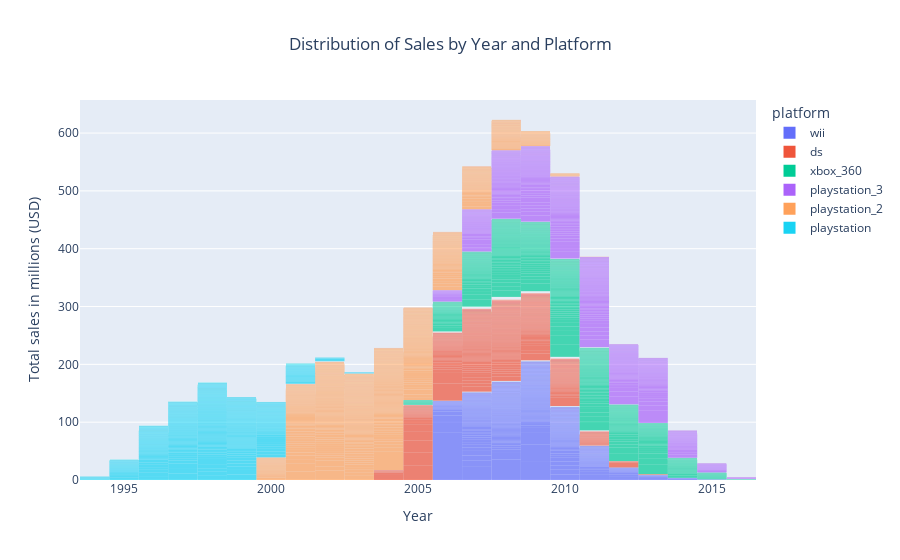

This figure's notebook cell:
### Markdown cell above
Find platforms that used to be popular but now have zero sales.

### Code cell
# same distribution with only the desired platforms

# filter the dataframe for only best selling platforms
platforms_to_include = ['playstation_2', 'xbox_360',
                        'playstation_3', 'wii', 'ds', 'playstation']

# filtered dataframe
filtered_game = game[game['platform'].isin(platforms_to_include)]

fig = px.bar(
    filtered_game,
    x="year_of_release",
    y="total_sales",
    color="platform",
    title="Distribution of video game sales by year and platform",
    opacity=0.7,
    labels={
        "year_of_release": "Year: ",
        "total_sales": "Total sales in millions: $"
    }
)
fig.update_traces(width=1,
                  marker_line_width=0)
fig.update_layout(
    title_text="Distribution of Sales by Year and Platform",
    title_x=0.5,  # Center the title
    xaxis_title="Year",
    yaxis_title="Total sales in millions (USD)"
)

fig.show()

### Figure 1 — Plotly figure (JSON) as saved in the notebook; plotly's stock layout.template omitted (floating-point values rounded to 4 significant figures; data arrays with more than 128 entries replaced by an {"elided": "..."} marker saying what was removed)
{"data": [{"alignmentgroup": "True", "hovertemplate": "platform=wii<br>Year: =%{x}<br>Total sales in millions: $=%{y}<extra></extra>", "legendgroup": "wii", "marker": {"color": "#636efa", "line": {"width": 0}, "opacity": 0.7, "pattern": {"shape": ""}}, "name": "wii", "offsetgroup": "wii", "orientation": "v", "showlegend": true, "textposition": "auto", "type": "bar", "width": 1, "x": {"elided": "1320 int values"}, "xaxis": "x", "y": {"elided": "1320 float values"}, "yaxis": "y"}, {"alignmentgroup": "True", "hovertemplate": "platform=ds<br>Year: =%{x}<br>Total sales in millions: $=%{y}<extra></extra>", "legendgroup": "ds", "marker": {"color": "#EF553B", "line": {"width": 0}, "opacity": 0.7, "pattern": {"shape": ""}}, "name": "ds", "offsetgroup": "ds", "orientation": "v", "showlegend": true, "textposition": "auto", "type": "bar", "width": 1, "x": {"elided": "2151 int values"}, "xaxis": "x", "y": {"elided": "2151 float values"}, "yaxis": "y"}, {"alignmentgroup": "True", "hovertemplate": "platform=xbox_360<br>Year: =%{x}<br>Total sales in millions: $=%{y}<extra></extra>", "legendgroup": "xbox_360", "marker": {"color": "#00cc96", "line": {"width": 0}, "opacity": 0.7, "pattern": {"shape": ""}}, "name": "xbox_360", "offsetgroup": "xbox_360", "orientation": "v", "showlegend": true, "textposition": "auto", "type": "bar", "width": 1, "x": {"elided": "1261 int values"}, "xaxis": "x", "y": {"elided": "1261 float values"}, "yaxis": "y"}, {"alignmentgroup": "True", "hovertemplate": "platform=playstation_3<br>Year: =%{x}<br>Total sales in millions: $=%{y}<extra></extra>", "legendgroup": "playstation_3", "marker": {"color": "#ab63fa", "line": {"width": 0}, "opacity": 0.7, "pattern": {"shape": ""}}, "name": "playstation_3", "offsetgroup": "playstation_3", "orientation": "v", "showlegend": true, "textposition": "auto", "type": "bar", "width": 1, "x": {"elided": "1329 int values"}, "xaxis": "x", "y": {"elided": "1329 float values"}, "yaxis": "y"}, {"alignmentgroup": "True", "hovertemplate": "platform=playstation_2<br>Year: =%{x}<br>Total sales in millions: $=%{y}<extra></extra>", "legendgroup": "playstation_2", "marker": {"color": "#FFA15A", "line": {"width": 0}, "opacity": 0.7, "pattern": {"shape": ""}}, "name": "playstation_2", "offsetgroup": "playstation_2", "orientation": "v", "showlegend": true, "textposition": "auto", "type": "bar", "width": 1, "x": {"elided": "2161 int values"}, "xaxis": "x", "y": {"elided": "2161 float values"}, "yaxis": "y"}, {"alignmentgroup": "True", "hovertemplate": "platform=playstation<br>Year: =%{x}<br>Total sales in millions: $=%{y}<extra></extra>", "legendgroup": "playstation", "marker": {"color": "#19d3f3", "line": {"width": 0}, "opacity": 0.7, "pattern": {"shape": ""}}, "name": "playstation", "offsetgroup": "playstation", "orientation": "v", "showlegend": true, "textposition": "auto", "type": "bar", "width": 1, "x": {"elided": "1197 int values"}, "xaxis": "x", "y": {"elided": "1197 float values"}, "yaxis": "y"}], "layout": {"barmode": "relative", "legend": {"title": {"text": "platform"}, "tracegroupgap": 0}, "title": {"text": "Distribution of Sales by Year and Platform", "x": 0.5}, "xaxis": {"anchor": "y", "domain": [0, 1], "title": {"text": "Year"}}, "yaxis": {"anchor": "x", "domain": [0, 1], "title": {"text": "Total sales in millions (USD)"}}}}
